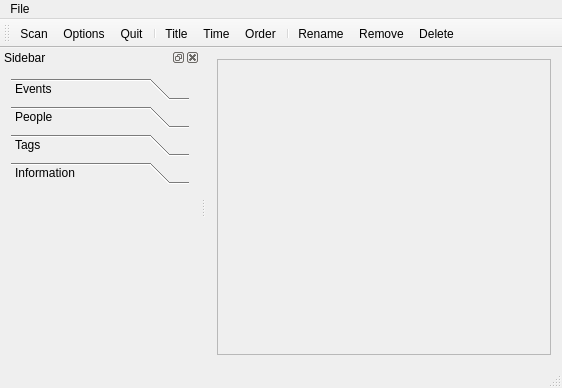
<?xml version="1.0" encoding="UTF-8"?>
<ui version="4.0">
 <class>MainWindow</class>
 <widget class="QMainWindow" name="MainWindow">
  <property name="geometry">
   <rect>
    <x>0</x>
    <y>0</y>
    <width>562</width>
    <height>388</height>
   </rect>
  </property>
  <property name="windowTitle">
   <string>My Photos</string>
  </property>
  <property name="windowIcon">
   <iconset resource="Resources.qrc">
    <normaloff>:/Images/Photos.png</normaloff>:/Images/Photos.png</iconset>
  </property>
  <widget class="QWidget" name="centralWidget">
   <layout class="QHBoxLayout" name="horizontalLayout">
    <item>
     <widget class="QScrollArea" name="scrollArea">
      <property name="widgetResizable">
       <bool>true</bool>
      </property>
      <widget class="QWidget" name="scrollAreaWidgetContents">
       <property name="geometry">
        <rect>
         <x>0</x>
         <y>0</y>
         <width>335</width>
         <height>275</height>
        </rect>
       </property>
       <layout class="QVBoxLayout" name="verticalLayout">
        <item>
         <widget class="PhotoView" name="photoView" native="true"/>
        </item>
       </layout>
      </widget>
     </widget>
    </item>
   </layout>
  </widget>
  <widget class="QMenuBar" name="menuBar">
   <property name="geometry">
    <rect>
     <x>0</x>
     <y>0</y>
     <width>562</width>
     <height>22</height>
    </rect>
   </property>
   <widget class="QMenu" name="menuFile">
    <property name="title">
     <string>File</string>
    </property>
    <addaction name="actionOptions"/>
    <addaction name="actionQuit"/>
   </widget>
   <addaction name="menuFile"/>
  </widget>
  <widget class="ToolBar" name="mainToolBar">
   <property name="windowTitle">
    <string>Main Toolbar</string>
   </property>
   <attribute name="toolBarArea">
    <enum>TopToolBarArea</enum>
   </attribute>
   <attribute name="toolBarBreak">
    <bool>false</bool>
   </attribute>
   <addaction name="actionScan"/>
   <addaction name="actionOptions"/>
   <addaction name="actionQuit"/>
   <addaction name="separator"/>
   <addaction name="actionSortByTitle"/>
   <addaction name="actionSortByTime"/>
   <addaction name="actionOrder"/>
   <addaction name="separator"/>
   <addaction name="actionRename"/>
   <addaction name="actionRemove"/>
   <addaction name="actionDelete"/>
  </widget>
  <widget class="QStatusBar" name="statusBar"/>
  <widget class="QDockWidget" name="dockWidget">
   <property name="minimumSize">
    <size>
     <width>200</width>
     <height>258</height>
    </size>
   </property>
   <property name="allowedAreas">
    <set>Qt::LeftDockWidgetArea|Qt::RightDockWidgetArea</set>
   </property>
   <property name="windowTitle">
    <string>Sidebar</string>
   </property>
   <attribute name="dockWidgetArea">
    <number>1</number>
   </attribute>
   <widget class="QWidget" name="dockWidgetContents">
    <layout class="QVBoxLayout" name="verticalLayout_2">
     <item>
      <widget class="QToolBox" name="sidebar">
       <property name="currentIndex">
        <number>3</number>
       </property>
       <widget class="QWidget" name="pageEvents">
        <property name="geometry">
         <rect>
          <x>0</x>
          <y>0</y>
          <width>176</width>
          <height>119</height>
         </rect>
        </property>
        <attribute name="label">
         <string>Events</string>
        </attribute>
       </widget>
       <widget class="QWidget" name="pagePeople">
        <property name="geometry">
         <rect>
          <x>0</x>
          <y>0</y>
          <width>176</width>
          <height>119</height>
         </rect>
        </property>
        <attribute name="label">
         <string>People</string>
        </attribute>
       </widget>
       <widget class="QWidget" name="pageTags">
        <property name="geometry">
         <rect>
          <x>0</x>
          <y>0</y>
          <width>176</width>
          <height>119</height>
         </rect>
        </property>
        <attribute name="label">
         <string>Tags</string>
        </attribute>
       </widget>
       <widget class="QWidget" name="pageInfo">
        <property name="geometry">
         <rect>
          <x>0</x>
          <y>0</y>
          <width>176</width>
          <height>119</height>
         </rect>
        </property>
        <attribute name="label">
         <string>Information</string>
        </attribute>
        <layout class="QVBoxLayout" name="verticalLayout_3">
         <property name="leftMargin">
          <number>0</number>
         </property>
         <property name="topMargin">
          <number>0</number>
         </property>
         <property name="rightMargin">
          <number>0</number>
         </property>
         <property name="bottomMargin">
          <number>0</number>
         </property>
         <item>
          <widget class="ExifView" name="exifView" native="true"/>
         </item>
        </layout>
       </widget>
      </widget>
     </item>
    </layout>
   </widget>
  </widget>
  <action name="actionQuit">
   <property name="icon">
    <iconset resource="Resources.qrc">
     <normaloff>:/Images/Quit.png</normaloff>:/Images/Quit.png</iconset>
   </property>
   <property name="text">
    <string>Quit</string>
   </property>
  </action>
  <action name="actionScan">
   <property name="icon">
    <iconset resource="Resources.qrc">
     <normaloff>:/Images/Scan.png</normaloff>:/Images/Scan.png</iconset>
   </property>
   <property name="text">
    <string>Scan</string>
   </property>
  </action>
  <action name="actionOptions">
   <property name="icon">
    <iconset resource="Resources.qrc">
     <normaloff>:/Images/Settings.png</normaloff>:/Images/Settings.png</iconset>
   </property>
   <property name="text">
    <string>Options</string>
   </property>
   <property name="toolTip">
    <string>Options</string>
   </property>
  </action>
  <action name="actionSortByTitle">
   <property name="checkable">
    <bool>true</bool>
   </property>
   <property name="icon">
    <iconset resource="Resources.qrc">
     <normaloff>:/Images/Letters.png</normaloff>:/Images/Letters.png</iconset>
   </property>
   <property name="text">
    <string>Title</string>
   </property>
   <property name="toolTip">
    <string>Sort by title</string>
   </property>
  </action>
  <action name="actionSortByTime">
   <property name="checkable">
    <bool>true</bool>
   </property>
   <property name="icon">
    <iconset resource="Resources.qrc">
     <normaloff>:/Images/Calendar.png</normaloff>:/Images/Calendar.png</iconset>
   </property>
   <property name="text">
    <string>Time</string>
   </property>
   <property name="toolTip">
    <string>Sort by time</string>
   </property>
  </action>
  <action name="actionOrder">
   <property name="icon">
    <iconset resource="Resources.qrc">
     <normaloff>:/Images/Up.png</normaloff>:/Images/Up.png</iconset>
   </property>
   <property name="text">
    <string>Order</string>
   </property>
   <property name="toolTip">
    <string>Sorting order</string>
   </property>
  </action>
  <action name="actionRemove">
   <property name="icon">
    <iconset resource="Resources.qrc">
     <normaloff>:/Images/Remove.png</normaloff>:/Images/Remove.png</iconset>
   </property>
   <property name="text">
    <string>Remove</string>
   </property>
   <property name="toolTip">
    <string>Remove the photo(s) from the library</string>
   </property>
  </action>
  <action name="actionDelete">
   <property name="icon">
    <iconset resource="Resources.qrc">
     <normaloff>:/Images/Delete.png</normaloff>:/Images/Delete.png</iconset>
   </property>
   <property name="text">
    <string>Delete</string>
   </property>
   <property name="toolTip">
    <string>Delete the photo(s) from the computer</string>
   </property>
  </action>
  <action name="actionRename">
   <property name="icon">
    <iconset resource="Resources.qrc">
     <normaloff>:/Images/Rename.png</normaloff>:/Images/Rename.png</iconset>
   </property>
   <property name="text">
    <string>Rename</string>
   </property>
  </action>
 </widget>
 <layoutdefault spacing="6" margin="11"/>
 <customwidgets>
  <customwidget>
   <class>PhotoView</class>
   <extends>QWidget</extends>
   <header>PhotoView.h</header>
   <container>1</container>
  </customwidget>
  <customwidget>
   <class>ExifView</class>
   <extends>QWidget</extends>
   <header>ExifView.h</header>
   <container>1</container>
  </customwidget>
  <customwidget>
   <class>ToolBar</class>
   <extends>QToolBar</extends>
   <header>ToolBar.h</header>
  </customwidget>
 </customwidgets>
 <resources>
  <include location="Resources.qrc"/>
 </resources>
 <connections>
  <connection>
   <sender>actionQuit</sender>
   <signal>triggered()</signal>
   <receiver>MainWindow</receiver>
   <slot>close()</slot>
   <hints>
    <hint type="sourcelabel">
     <x>-1</x>
     <y>-1</y>
    </hint>
    <hint type="destinationlabel">
     <x>199</x>
     <y>149</y>
    </hint>
   </hints>
  </connection>
 </connections>
</ui>
